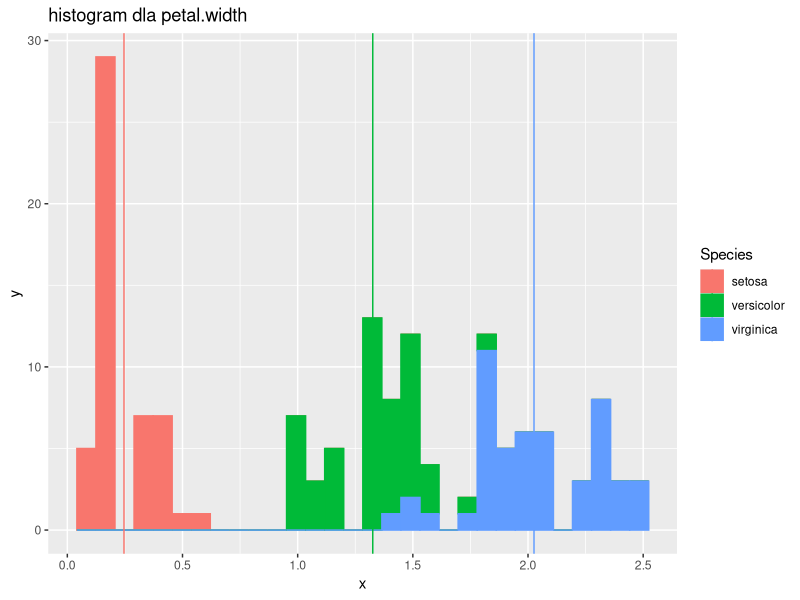
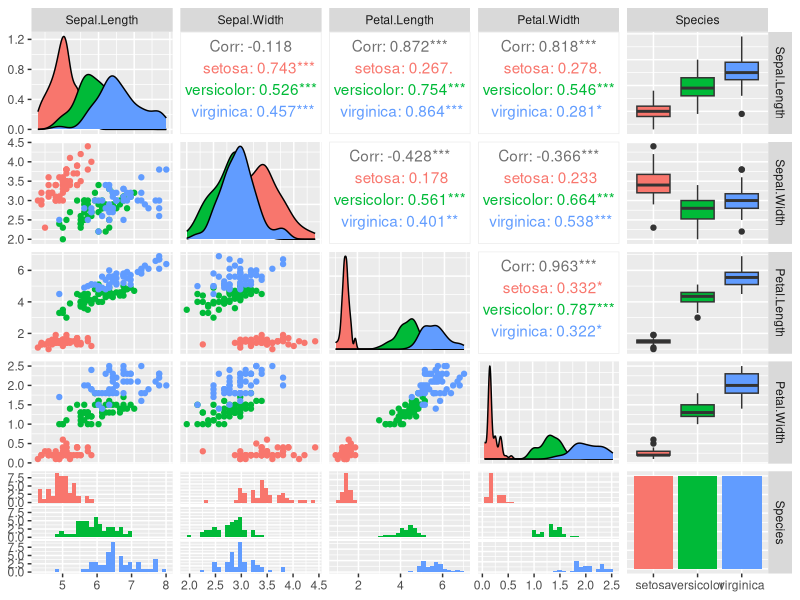
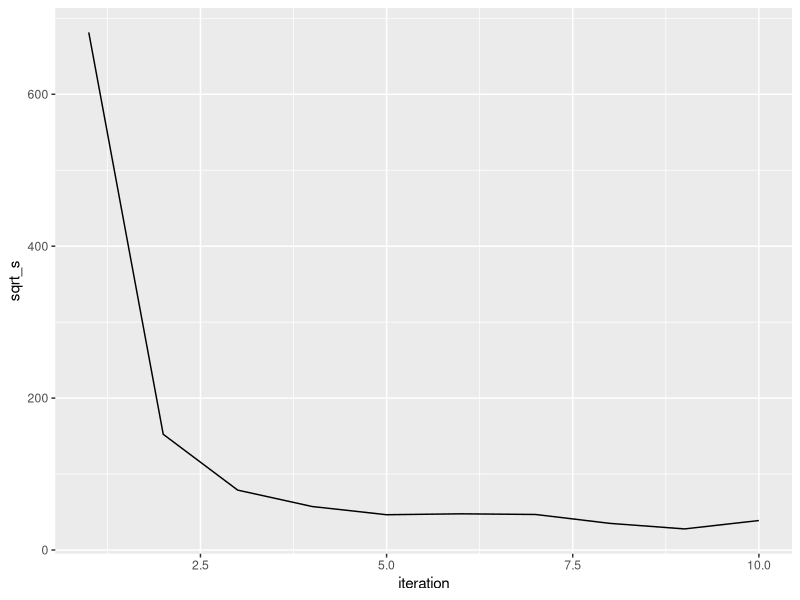
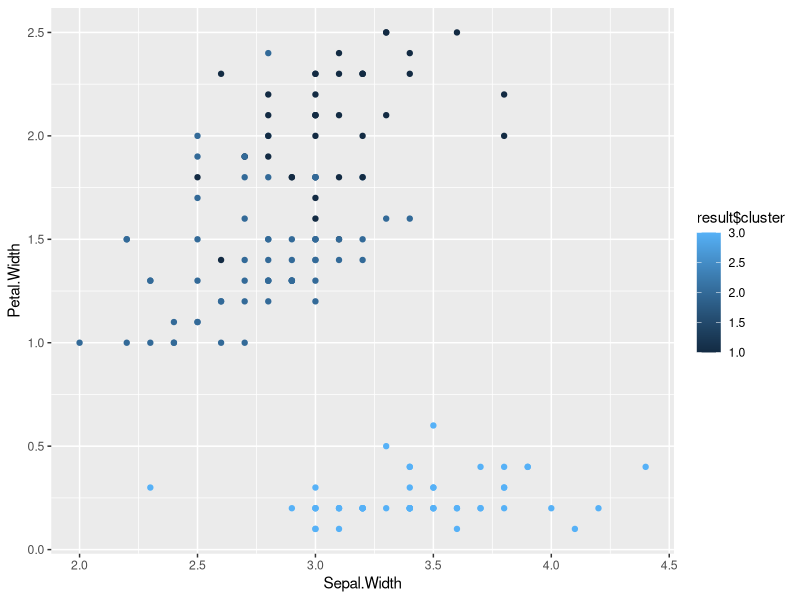
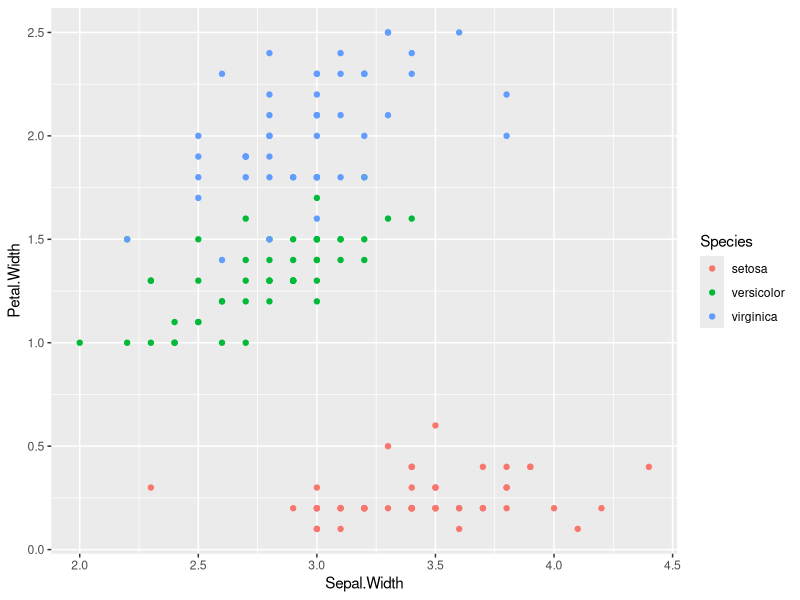

Reproduce these figures in R, in order.
library(cluster) 
library(magrittr)
# install.packages("GGally")
library("GGally")
#exercise 1

lst <- 1:10
lst %<>% log2() %<>% sin() %<>% sum() %<>% sqrt()
print(lst)

data(iris)
print(head(iris,4))

iris_mean <- iris %>% 
    aggregate(. ~ Species, ., mean)
print(iris_mean)

#exercise 2
library("ggplot2")
plt <- ggplot(data=iris, aes(x = Petal.Width)) + geom_histogram(aes(fill=Species, color=Species)) + geom_vline(data=iris_mean, aes(xintercept=Petal.Width, color=Species)) + labs(x='x', y='y', title='histogram dla petal.width')
ggsave("/home/iris1.jpg", plot = plt)


plt2 <- ggpairs(data=iris,aes(color=Species))
ggsave("/home/iris2.jpg", plot = plt2 )

#exercise 3

x <- iris[,1:4]
y <- iris[,5]

sqrt_s <- c()

for (k in 1:10){
    result <- kmeans(x, k) 
    sqrt_s <- append(sqrt_s, result$tot.withinss) 
}

plt3 <- ggplot(data.frame(iteration = 1:length(sqrt_s), value = sqrt_s), aes(x = iteration, y = sqrt_s)) + geom_line()
ggsave("/home/iris3.jpg", plot = plt3)

result <- kmeans(x, 3) 
plt4 <- ggplot(iris, aes(x = Sepal.Width, y = Petal.Width, color = result$cluster)) + geom_point()
ggsave("/home/iris4.jpg", plot = plt4)

plt5 <- ggplot(iris, aes(x = Sepal.Width, y = Petal.Width, color = Species)) + geom_point()
ggsave("/home/iris5.jpg", plot = plt5)
